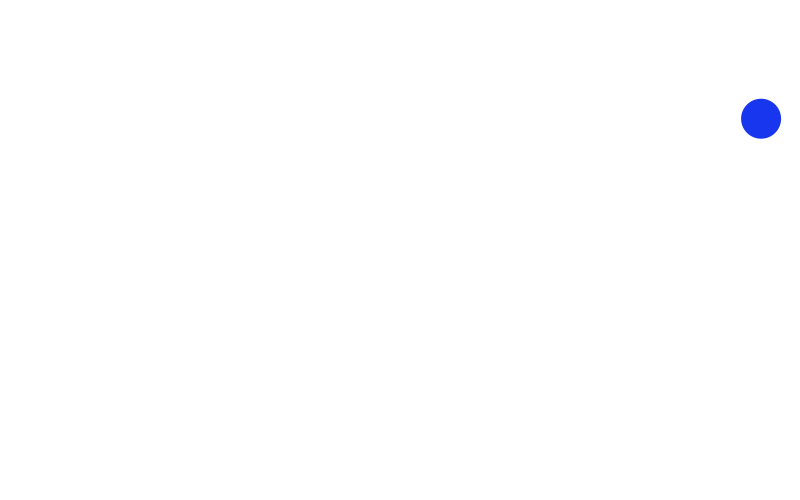
Frame 1 (no input)
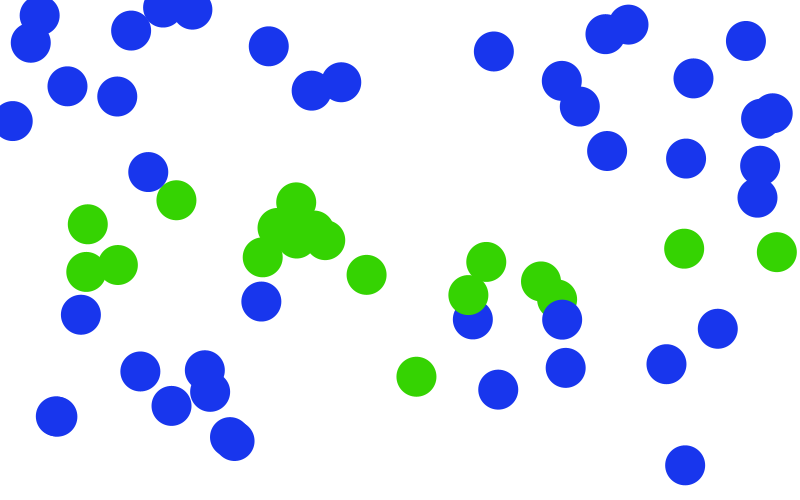
Frame 60 (the mouse pressed at the canvas centre just before this capture)
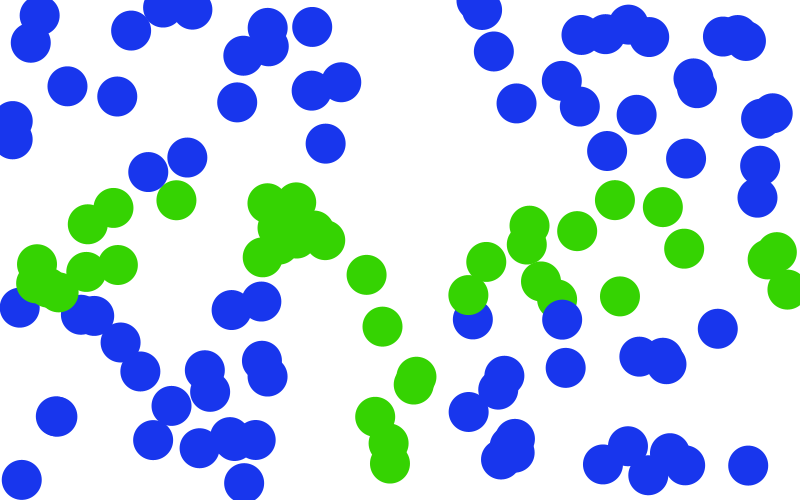
Frame 120 (the mouse held since frame 60 and released just before this capture)

The Processing sketch that drew these frames (run headless with seeded random() and noise(); from frame 60 on, the mouse is pressed at the canvas centre):

// Processing sketch: Question_2
// ── Question_2.pde
float circleX;
float circleY;

float pointX1;
float pointY1;
float pointX2;
float pointY2;


void setup()
{
  size(800,500);
  background(255);
  
  circleX = random(0, width);
  circleY = random(0, height);
  
  pointX1 = width*3/7;
  pointY1 = height*2/5;
    
  pointX2 = width*4/7;
  pointY2 = height*3/5;

}

void draw()
{
  determineRandomCoordinate();
  determineCircleColor();
  drawCircle();

}

//function for determining random x and y coordinates of circles
void determineRandomCoordinate()
{
  //determine random x coordinate
  circleX = random(0, width);
  //print("circleX is " + circleX + "\n");
  
  //determine random y coordinate
  circleY = random(0, height);
  //print("circleY is " + circleY + "\n");
  
}


//function for focusing on the blue quadrants with my if statements
void determineCircleColor() // using blue quadrants 
{
  
  //quadrant top-left
  if ((circleX < pointX1) && (circleY < pointY1))
    {
      println("TOP LEFT");
      fill(24, 54, 237);
    }
   else 
     if ((circleX > pointX2) && (circleY < pointY1)) // quadrant top-right
      {
        println("TOP RIGHT");
        fill(24, 54, 237);
      }
      else
        if ((circleX > pointX2) && (circleY > pointY2)) //quadrant bottom-right  
    {
      fill(24, 54, 237);
    }
  else if ((circleX < pointX1) && (circleY > pointY2)) //quadrant bottom-left
  {
    fill(24, 54, 237);
  }
  else 
  {
    print("ELSE");
    fill(53, 211, 2);
  }
  
}

void drawCircle()
{
  float circleDiameter = 40;
  
  noStroke();
  ellipseMode(CENTER);
  ellipse(circleX, circleY, circleDiameter, circleDiameter);

}


/* alternative function, focusing on the green cross section 

void determineCircleColorAlternative() //using green cross
{
  
  if ((circleX > pointX1) && (circleX < pointX2))
  {
    fill(53, 211, 2); //green
  }
  else if ((circleY > pointY1) && (circleY < pointY2))
  {
   fill(53, 211, 2); // green
  }
  else
  {
    fill(24, 54, 237); //blue
  }
}


*/
